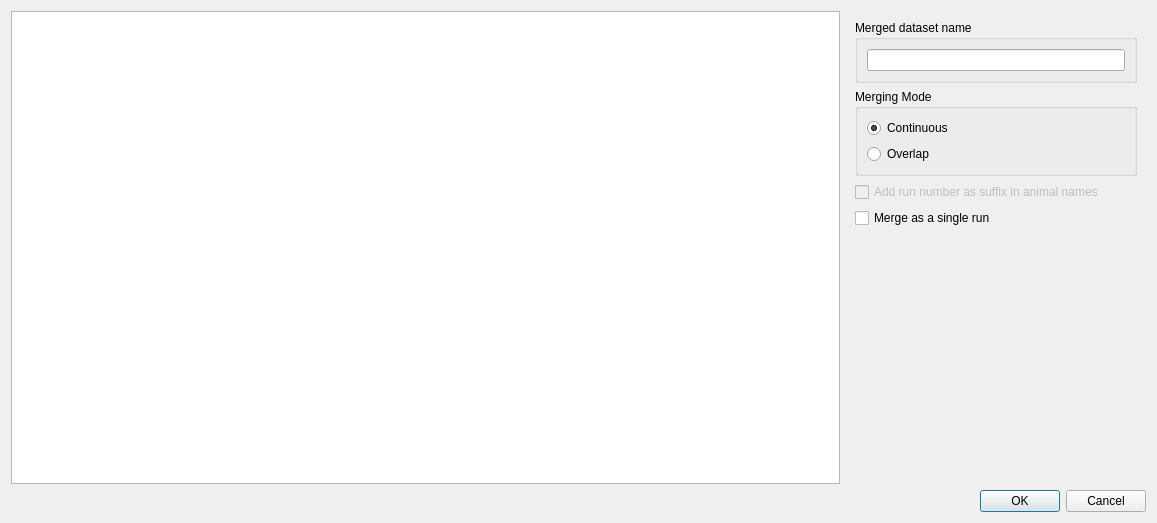
<?xml version="1.0" encoding="UTF-8"?>
<ui version="4.0">
 <author>Anton Rau</author>
 <class>DatasetsMergeDialog</class>
 <widget class="QDialog" name="DatasetsMergeDialog">
  <property name="geometry">
   <rect>
    <x>0</x>
    <y>0</y>
    <width>1157</width>
    <height>523</height>
   </rect>
  </property>
  <property name="windowTitle">
   <string>Merge Datasets</string>
  </property>
  <layout class="QVBoxLayout" name="verticalLayout">
   <item>
    <layout class="QHBoxLayout" name="horizontalLayout">
     <item>
      <widget class="QTableWidget" name="tableWidget">
       <property name="sizePolicy">
        <sizepolicy hsizetype="Expanding" vsizetype="Expanding">
         <horstretch>1</horstretch>
         <verstretch>0</verstretch>
        </sizepolicy>
       </property>
       <property name="editTriggers">
        <set>QAbstractItemView::EditTrigger::NoEditTriggers</set>
       </property>
       <property name="selectionMode">
        <enum>QAbstractItemView::SelectionMode::SingleSelection</enum>
       </property>
       <property name="selectionBehavior">
        <enum>QAbstractItemView::SelectionBehavior::SelectRows</enum>
       </property>
       <property name="verticalScrollMode">
        <enum>QAbstractItemView::ScrollMode::ScrollPerPixel</enum>
       </property>
       <property name="horizontalScrollMode">
        <enum>QAbstractItemView::ScrollMode::ScrollPerPixel</enum>
       </property>
       <attribute name="verticalHeaderVisible">
        <bool>false</bool>
       </attribute>
       <attribute name="verticalHeaderMinimumSectionSize">
        <number>20</number>
       </attribute>
       <attribute name="verticalHeaderDefaultSectionSize">
        <number>20</number>
       </attribute>
      </widget>
     </item>
     <item>
      <widget class="QWidget" name="widgetSettings" native="true">
       <property name="sizePolicy">
        <sizepolicy hsizetype="Fixed" vsizetype="Preferred">
         <horstretch>0</horstretch>
         <verstretch>0</verstretch>
        </sizepolicy>
       </property>
       <property name="minimumSize">
        <size>
         <width>300</width>
         <height>0</height>
        </size>
       </property>
       <layout class="QVBoxLayout" name="verticalLayout_2">
        <item>
         <widget class="QGroupBox" name="groupBoxName">
          <property name="title">
           <string>Merged dataset name</string>
          </property>
          <layout class="QVBoxLayout" name="_3">
           <item>
            <widget class="QLineEdit" name="lineEditName"/>
           </item>
          </layout>
         </widget>
        </item>
        <item>
         <widget class="QGroupBox" name="groupBoxMergingMode">
          <property name="title">
           <string>Merging Mode</string>
          </property>
          <layout class="QVBoxLayout" name="verticalLayout_3">
           <item>
            <widget class="QRadioButton" name="radioButtonContinuousMode">
             <property name="text">
              <string>Continuous</string>
             </property>
             <property name="checked">
              <bool>true</bool>
             </property>
            </widget>
           </item>
           <item>
            <widget class="QRadioButton" name="radioButtonOverlapMode">
             <property name="text">
              <string>Overlap</string>
             </property>
            </widget>
           </item>
          </layout>
         </widget>
        </item>
        <item>
         <widget class="QCheckBox" name="checkBoxGenerateAnimalNames">
          <property name="enabled">
           <bool>false</bool>
          </property>
          <property name="text">
           <string>Add run number as suffix in animal names </string>
          </property>
         </widget>
        </item>
        <item>
         <widget class="QCheckBox" name="checkBoxSingleRun">
          <property name="toolTip">
           <string>Merged dataset will have a Run number for all records assigned to 1</string>
          </property>
          <property name="text">
           <string>Merge as a single run</string>
          </property>
         </widget>
        </item>
        <item>
         <spacer name="verticalSpacer">
          <property name="orientation">
           <enum>Qt::Orientation::Vertical</enum>
          </property>
          <property name="sizeHint" stdset="0">
           <size>
            <width>20</width>
            <height>40</height>
           </size>
          </property>
         </spacer>
        </item>
       </layout>
      </widget>
     </item>
    </layout>
   </item>
   <item>
    <widget class="QDialogButtonBox" name="buttonBox">
     <property name="orientation">
      <enum>Qt::Orientation::Horizontal</enum>
     </property>
     <property name="standardButtons">
      <set>QDialogButtonBox::StandardButton::Cancel|QDialogButtonBox::StandardButton::Ok</set>
     </property>
    </widget>
   </item>
  </layout>
 </widget>
 <resources/>
 <connections>
  <connection>
   <sender>buttonBox</sender>
   <signal>accepted()</signal>
   <receiver>DatasetsMergeDialog</receiver>
   <slot>accept()</slot>
   <hints>
    <hint type="sourcelabel">
     <x>248</x>
     <y>254</y>
    </hint>
    <hint type="destinationlabel">
     <x>157</x>
     <y>274</y>
    </hint>
   </hints>
  </connection>
  <connection>
   <sender>buttonBox</sender>
   <signal>rejected()</signal>
   <receiver>DatasetsMergeDialog</receiver>
   <slot>reject()</slot>
   <hints>
    <hint type="sourcelabel">
     <x>316</x>
     <y>260</y>
    </hint>
    <hint type="destinationlabel">
     <x>286</x>
     <y>274</y>
    </hint>
   </hints>
  </connection>
 </connections>
</ui>
